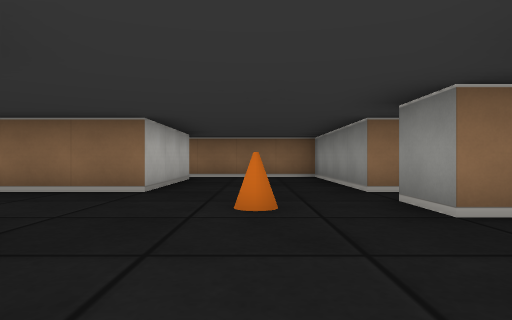
[1] (above)

24 first-person views from a walk through a cub3D maze. The camera is about half as high as the walls, looks level and sees 75° across. The floor is counted in squares. Each view is taken from the middle of a square. On the plan, view 1 faces up. The plan holds only what a view shows up to about 9 squares ahead; the rest is blank.

[2]
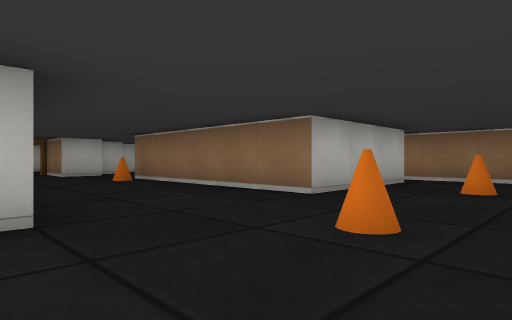

[3]
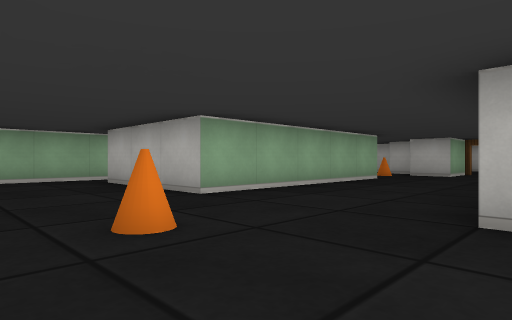

[4]
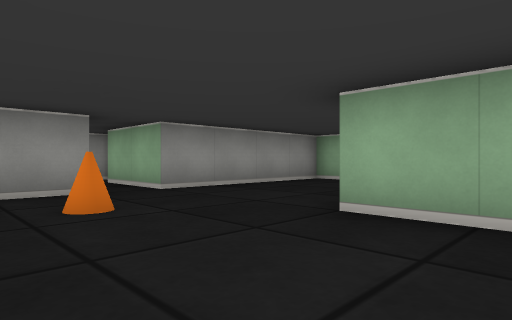

[5]
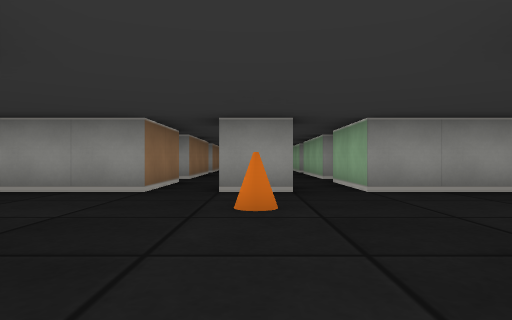

[6]
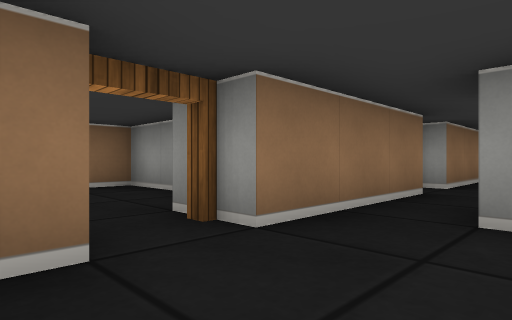

[7]
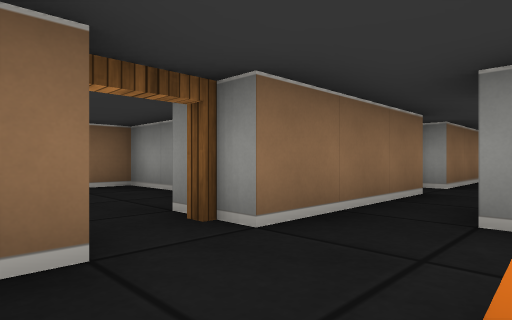

[8]
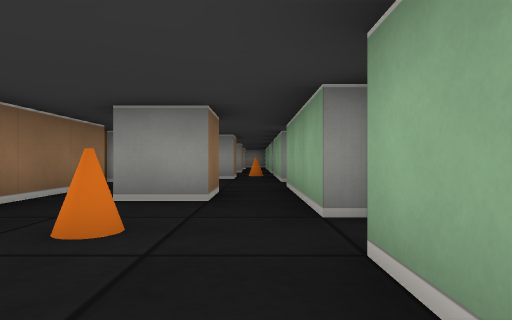

[9]
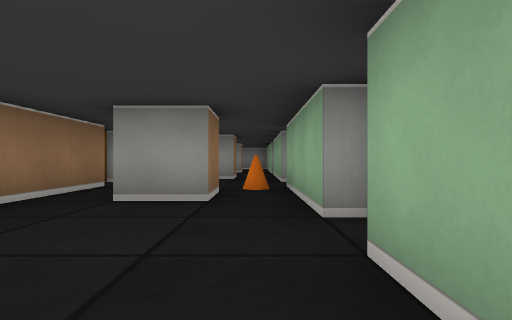

[10]
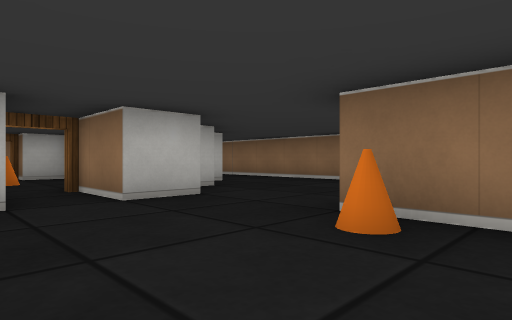

[11]
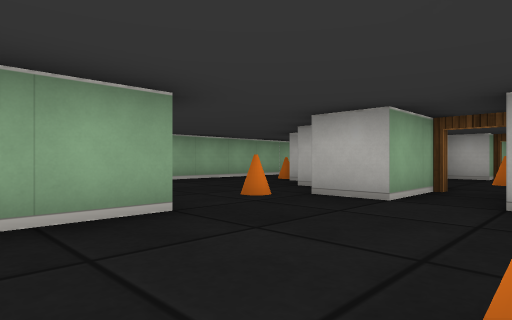

[12]
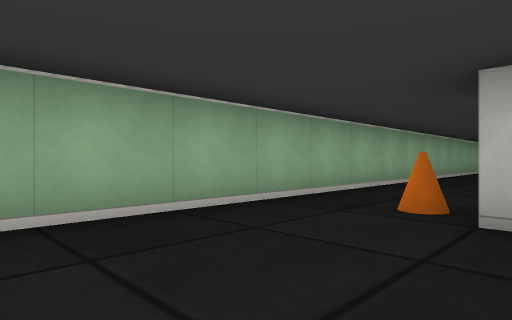

[13]
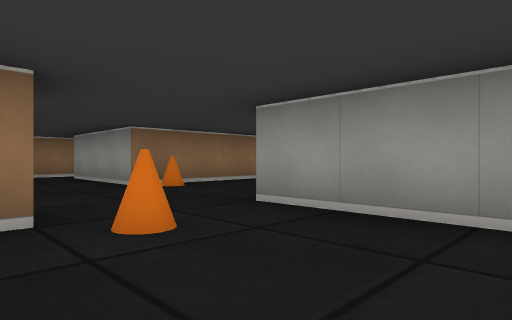

[14]
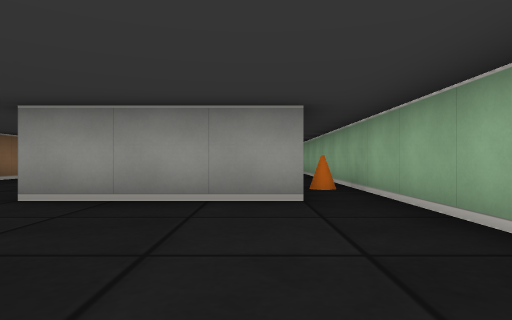

[15]
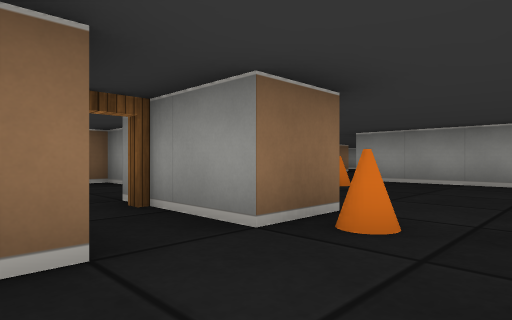

[16]
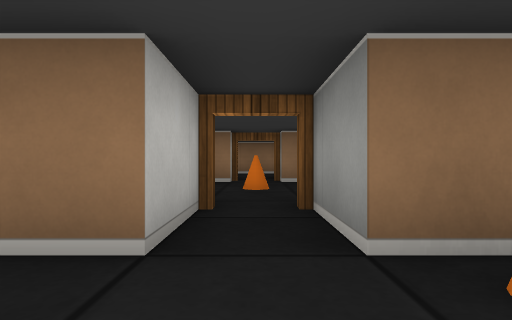

[17]
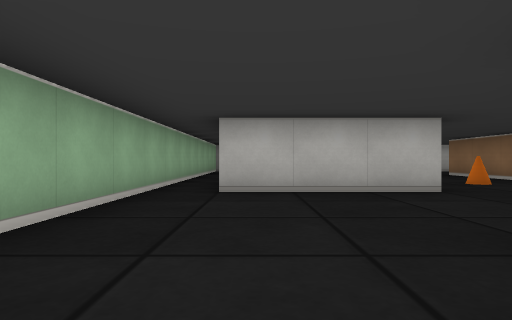

[18]
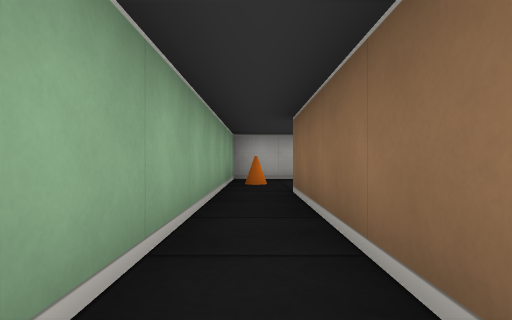

[19]
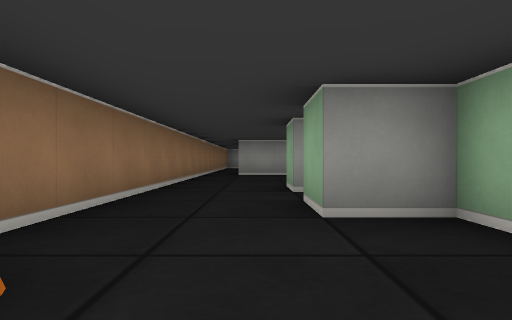

[20]
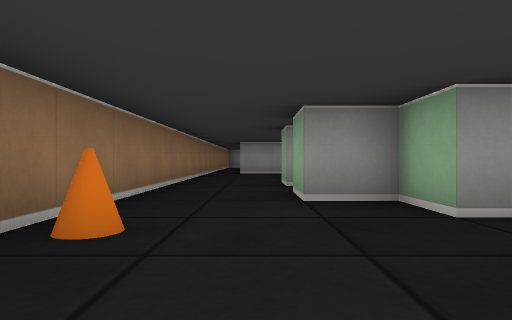

[21]
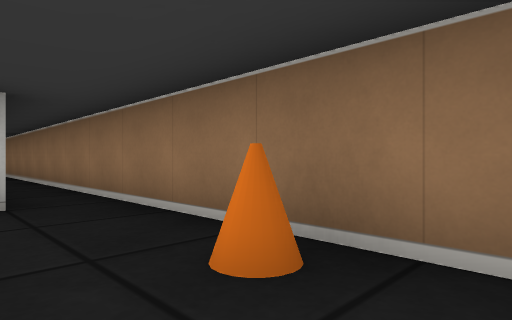

[22]
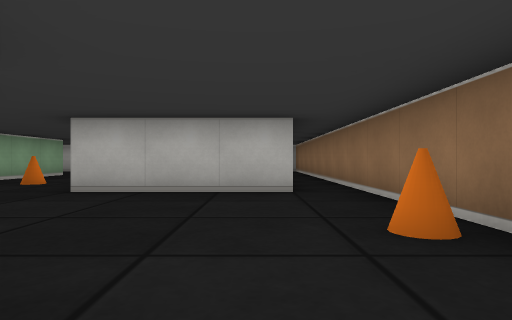

[23]
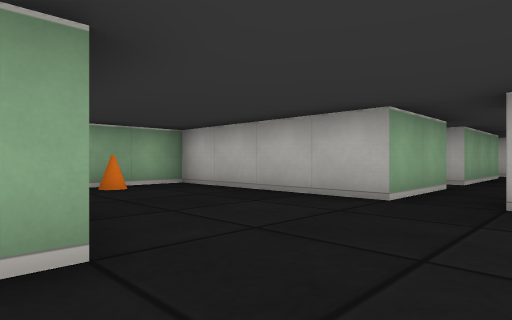

[24]
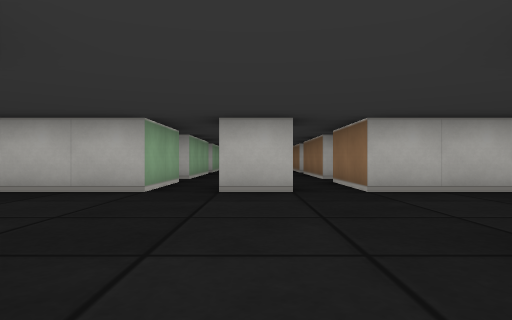

### Floor plan
Ten units are one square. View 1 is at (0, 0); x grows to the right and y downward. Boxes are objects, and circles mark ways between rooms. Rooms are numbered by the first view taken in them; rooms with no view inside come last. Other rooms are left out.
<svg viewBox="-325 -90 518 120">
<path fill="none" stroke="#000" d="M20 -25 15 -25 15 -35M36 -45 15 -45 15 -85 -19 -85M45 -15 75 -15M-15 -75 -15 -45 -65 -45 -65 -55M76 -45 45 -45M-65 -15 -15 -15 -15 15M85 -15 115 -15M-65 25 15 25 15 -15 35 -15M105 -25 95 -25 95 -35M-85 -45 -85 -35 -101 -35M115 -45 85 -45M-101 -25 -85 -25 -85 -15M125 -15 135 -15M135 -25 135 -35M155 -45 125 -45M-105 5 -115 5 -115 -15M-125 -11 -125 5 -132 5M-65 15 -65 -15M-145 25 -65 25M-186 15 -225 15M-175 -16 -175 15M-225 25 -145 25M-175 -75 -175 -55M-136 -85 -225 -85M-285 -45 -300 -45M-315 -15 -285 -15M-275 -15 -255 -15 -255 25 -225 25M-255 -35 -255 -25M-255 -65 -255 -45 -275 -45M-226 -15 -201 -15M-225 -85 -245 -85M-201 -45 -220 -45M-175 -55 -175 -45M-155 -25 -135 -25M-149 -35 -155 -35M-145 -50 -145 -55 -135 -55 -135 -65M-95 -56 -95 -51M-115 -65 -106 -65M-135 -65 -125 -65M-65 -55 -65 -75M-61 -85 -136 -85M-124 -45 -129 -45M-135 -25 -135 -16M-105 -38 -105 -45 -115 -45M-135 -44 -135 -35M166 -15 188 -15M145 -25 135 -25M135 -15 154 -15M185 -25 176 -25"/>
<rect x="-65" y="-45" width="10" height="10" fill="#bbb"><title>cone</title></rect>
<rect x="-55" y="15" width="10" height="10" fill="#bbb"><title>cone</title></rect>
<rect x="-5" y="-35" width="10" height="10" fill="#bbb"><title>cone</title></rect>
<rect x="-5" y="-65" width="10" height="10" fill="#bbb"><title>cone</title></rect>
<rect x="75" y="-35" width="10" height="10" fill="#bbb"><title>cone</title></rect>
<rect x="-115" y="5" width="10" height="10" fill="#bbb"><title>cone</title></rect>
<rect x="-85" y="-15" width="10" height="10" fill="#bbb"><title>cone</title></rect>
<rect x="-155" y="-85" width="10" height="10" fill="#bbb"><title>cone</title></rect>
<rect x="-245" y="15" width="10" height="10" fill="#bbb"><title>cone</title></rect>
<rect x="-195" y="-35" width="10" height="10" fill="#bbb"><title>cone</title></rect>
<rect x="-125" y="-35" width="10" height="10" fill="#bbb"><title>cone</title></rect>
<rect x="145" y="-25" width="10" height="10" fill="#bbb"><title>cone</title></rect>
<circle cx="-70" cy="5" r="3" fill="#2a7"/>
<circle cx="-70" cy="-57" r="3" fill="#2a7"/>
<circle cx="-100" cy="-30" r="3" fill="#2a7"/>
<circle cx="145" cy="-20" r="3" fill="#2a7"/>
<circle cx="-135" cy="15" r="3" fill="#2a7"/>
<circle cx="-120" cy="-10" r="3" fill="#2a7"/>
<circle cx="-165" cy="-15" r="3" fill="#2a7"/>
<circle cx="-220" cy="20" r="3" fill="#2a7"/>
<circle cx="-155" cy="-58" r="3" fill="#2a7"/>
<circle cx="-230" cy="-80" r="3" fill="#2a7"/>
<circle cx="-130" cy="-80" r="3" fill="#2a7"/>
<circle cx="-140" cy="-70" r="3" fill="#2a7"/>
<circle cx="-140" cy="-30" r="3" fill="#2a7"/>
<circle cx="-120" cy="-50" r="3" fill="#2a7"/>
<text x="10" y="-30">1</text>
<text x="-100" y="10">2</text>
<text x="-170" y="10">3</text>
<text x="-170" y="-80">4</text>
<text x="-300" y="-40">5</text>
<text x="-100" y="-70">6</text>
<text x="-120" y="-30">7</text>
<text x="160" y="-20">8</text>
</svg>
Room 1 opens to room 2. Room 1 opens to room 6. Room 1 opens to room 7. Room 1 opens to room 8. Room 2 opens to room 3. Room 2 opens to room 7. Room 3 opens to room 5. Room 4 opens to room 5. Room 4 opens to room 6. Room 5 opens to room 6. Room 5 opens to room 7. Room 6 opens to room 7.

Where each view was taken, in squares from view 1:
view 1: 0 up, 0 right, facing up
view 2: 1 up, 1 right, facing up-left
view 3: 5 up, 1 right, facing down-left
view 4: 4 up, 3 left, facing down-right
view 5: 3 up, 3 left, facing right
view 6: 3 up, 3 right, facing up-right
view 7: 3 up, 7 right, facing up-right
view 8: 2 up, 6 right, facing right
view 9: 2 up, 10 right, facing right
view 10: 2 up, 5 left, facing up-left
view 11: 4 up, 5 left, facing down-left
view 12: 0 up, 8 left, facing down-left
view 13: 1 down, 9 left, facing up-right
view 14: 1 down, 10 left, facing right
view 15: 2 down, 13 left, facing up-right
view 16: 2 down, 12 left, facing up
view 17: 1 down, 13 left, facing left
view 18: 2 down, 18 left, facing left
view 19: 7 up, 16 left, facing right
view 20: 7 up, 17 left, facing right
view 21: 7 up, 14 left, facing up-left
view 22: 7 up, 13 left, facing left
view 23: 3 up, 22 left, facing down-left
view 24: 3 up, 21 left, facing left
